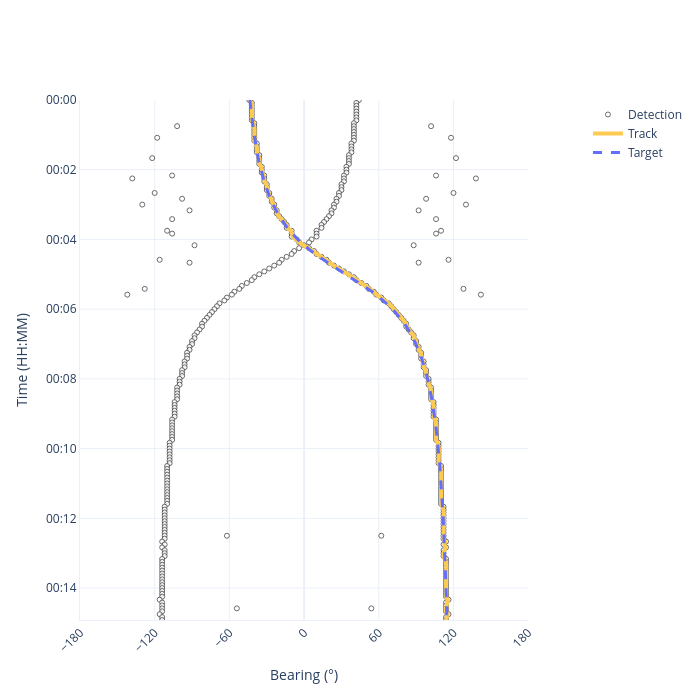

Here is the notebook cell this chart was saved with:
### Code cell
import numpy as np
from stonesoup.dataassociator.probability import PDA
from stonesoup.deleter.time import UpdateTimeStepsDeleter
from stonesoup.functions import mod_bearing
from stonesoup.hypothesiser.probability import PDAHypothesiser
from stonesoup.initiator.simple import SinglePointInitiator
from stonesoup.models.measurement.linear import LinearGaussian
from stonesoup.models.transition.linear import ConstantVelocity
from stonesoup.predictor.kalman import KalmanPredictor
from stonesoup.tracker.simple import SingleTargetMixtureTracker
from stonesoup.types.state import GaussianState
from stonesoup.updater.kalman import KalmanUpdater

from nereus.plotter import plot_btr

predictor = KalmanPredictor(ConstantVelocity(0.000001))

measurement_model = LinearGaussian(
    ndim_state=2,
    mapping=[0],
    noise_covar=np.array([[np.deg2rad(1) ** 2]]),
)

updater = KalmanUpdater(measurement_model=measurement_model)

hypothesiser = PDAHypothesiser(
    predictor=predictor,
    updater=updater,
    clutter_spatial_density=5 / np.pi,
    prob_detect=0.95,
)
data_associator = PDA(hypothesiser=hypothesiser)

initial_bearing = float(relative_bearing_truth[0].state_vector[0]) + \
    np.random.normal(0, np.deg2rad(2))

prior_state = GaussianState(
    np.array([initial_bearing, 0.0]),
    np.diag([np.deg2rad(5) ** 2, np.deg2rad(0.5) ** 2]),
    timestamp=start_time,
)

initiator = SinglePointInitiator(
    prior_state=prior_state,
    measurement_model=measurement_model,
    updater=updater,
)

deleter = UpdateTimeStepsDeleter(time_steps_since_update=99999)

tracks = set()

kf = SingleTargetMixtureTracker(
    initiator=initiator,
    deleter=deleter,
    detector=all_detections,
    data_associator=data_associator,
    updater=updater,
)

for _, current_tracks in kf:
    for track in current_tracks:
        track[-1].state_vector[0, 0] = mod_bearing(float(track[-1].state_vector[0, 0]))
    tracks |= current_tracks

plot_btr(
    timesteps=timesteps,
    steering_azimuths=np.rad2deg(steering_azimuths_rad),
    truths=relative_bearing_truths,
    detections=detections_for_plotter,
    tracks=tracks,
    figsize=(700, 700),
).show()

### Figure 1 — Plotly figure (JSON) as saved in the notebook; plotly's stock layout.template omitted (floating-point values rounded to 4 significant figures; data arrays with more than 128 entries replaced by an {"elided": "..."} marker saying what was removed)
{"data": [{"marker": {"color": "white", "line": {"width": 1}, "opacity": 0.8, "size": 5}, "mode": "markers", "name": "Detection", "type": "scatter", "x": {"elided": "397 float values"}, "y": {"elided": "397 str values"}}, {"connectgaps": false, "line": {"color": "#FECB52", "width": 4}, "mode": "lines", "name": "Track", "type": "scatter", "x": {"elided": "180 float values"}, "y": {"elided": "180 str values"}}, {"connectgaps": false, "line": {"color": "#636EFA", "dash": "dash", "width": 3}, "mode": "lines", "name": "Target", "type": "scatter", "x": {"elided": "180 float values"}, "y": {"elided": "180 str values"}}], "layout": {"height": 700, "paper_bgcolor": "white", "plot_bgcolor": "white", "showlegend": true, "width": 700, "xaxis": {"domain": [0, 0.9], "dtick": 60, "range": [-180, 180], "showline": true, "tick0": -180, "tickangle": -45, "tickmode": "linear", "title": {"text": "Bearing (°)"}}, "yaxis": {"autorange": false, "range": ["2026-02-25T00:14:55", "2026-02-25T00:00:00"], "showline": true, "tickformat": "%H:%M", "title": {"text": "Time (HH:MM)"}}}}
